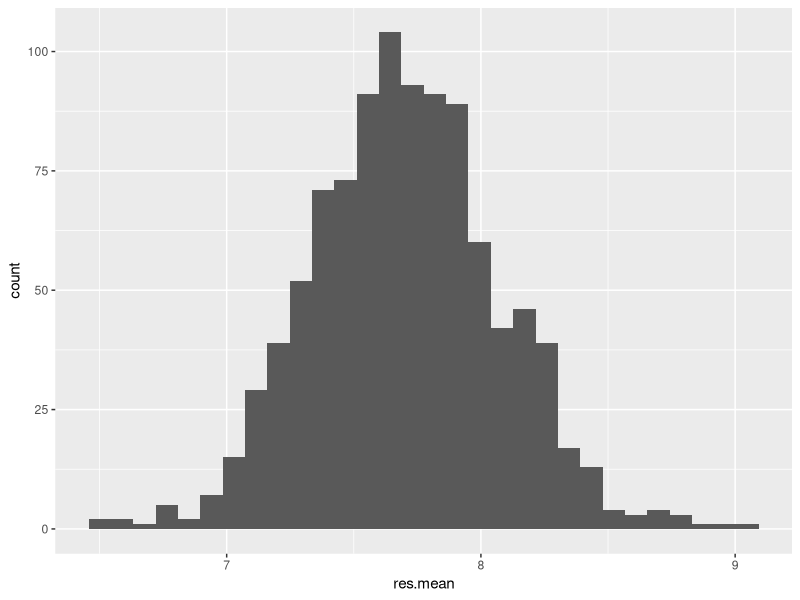
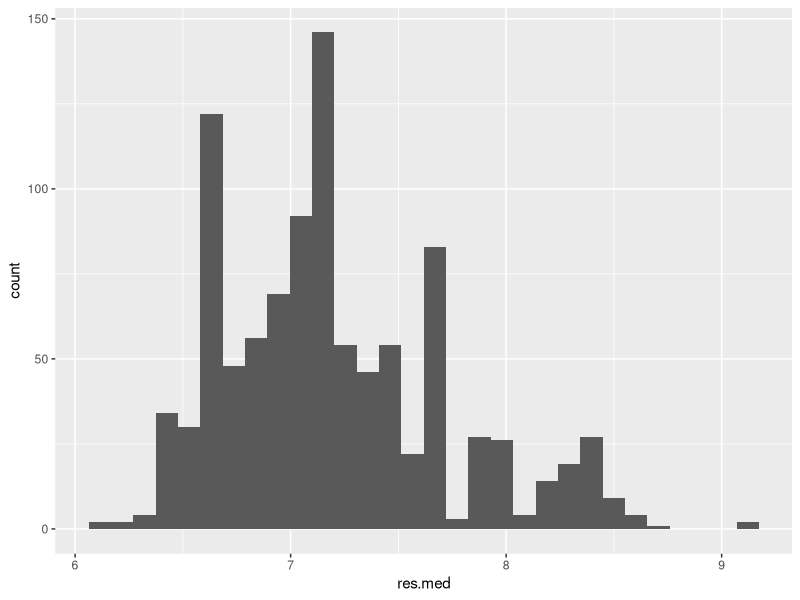
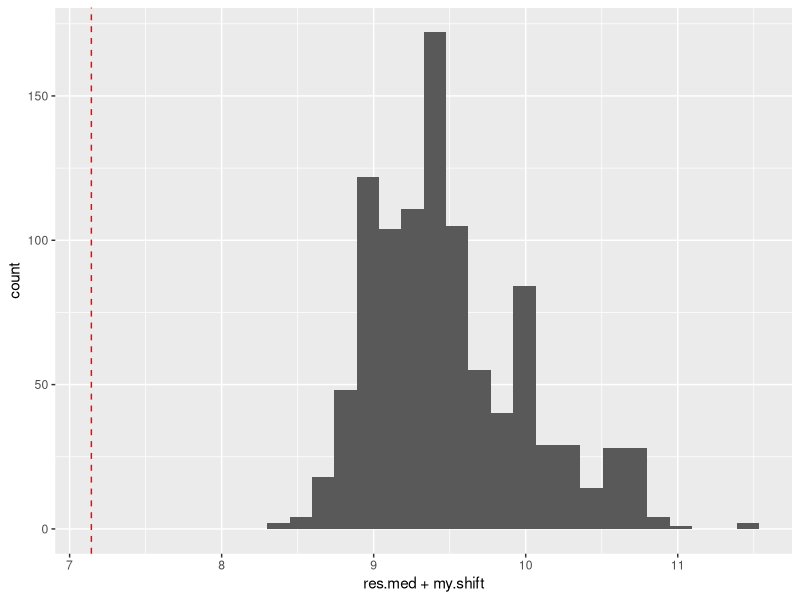

Here is the R script that generated these plots, in order:
## ---- chunk 1
knitr::opts_chunk$set(echo = TRUE)
colorize <- function(x, color) {
  if (knitr::is_latex_output()) {
    sprintf("\\textcolor{%s}{%s}", color, x)
  } else if (knitr::is_html_output()) {
    sprintf("<span style='color: %s;'>%s</span>", color, 
      x)
  } else x
}
# `r colorize("...", "blue")`
## ---- chunk 2
library(tidyverse)

backpack <- read.csv("Backpack.csv")

perc <- (backpack$BackpackWt / backpack$BodyWt) * 100

summary(perc)

## ---- chunk 3
set.seed(256)

M <- 1000
RES <- data.frame(res.med = rep(NA, M),
                  res.mean = rep(NA, M))
n <- 100

for(i in seq(1:M)){
  x <- sample(perc, n, replace = TRUE)
  RES$res.med[i] <- median(x)
  RES$res.mean[i] <- mean(x)}
## ---- chunk 4
RES %>% ggplot(aes(x=res.mean)) + geom_histogram()
RES %>% ggplot(aes(x=res.med)) + geom_histogram()

sd(RES$res.mean)
sd(RES$res.med)

## ---- chunk 5
my.shift <- 10 - 7.713
my.median <- 7.143

RES %>% ggplot(aes(x=res.med + my.shift)) + 
  geom_histogram() + 
  geom_vline(xintercept= my.median, linetype="dashed", color = "red")

# estimated p-value
sum(RES$res.med + my.shift <= my.median) / M
